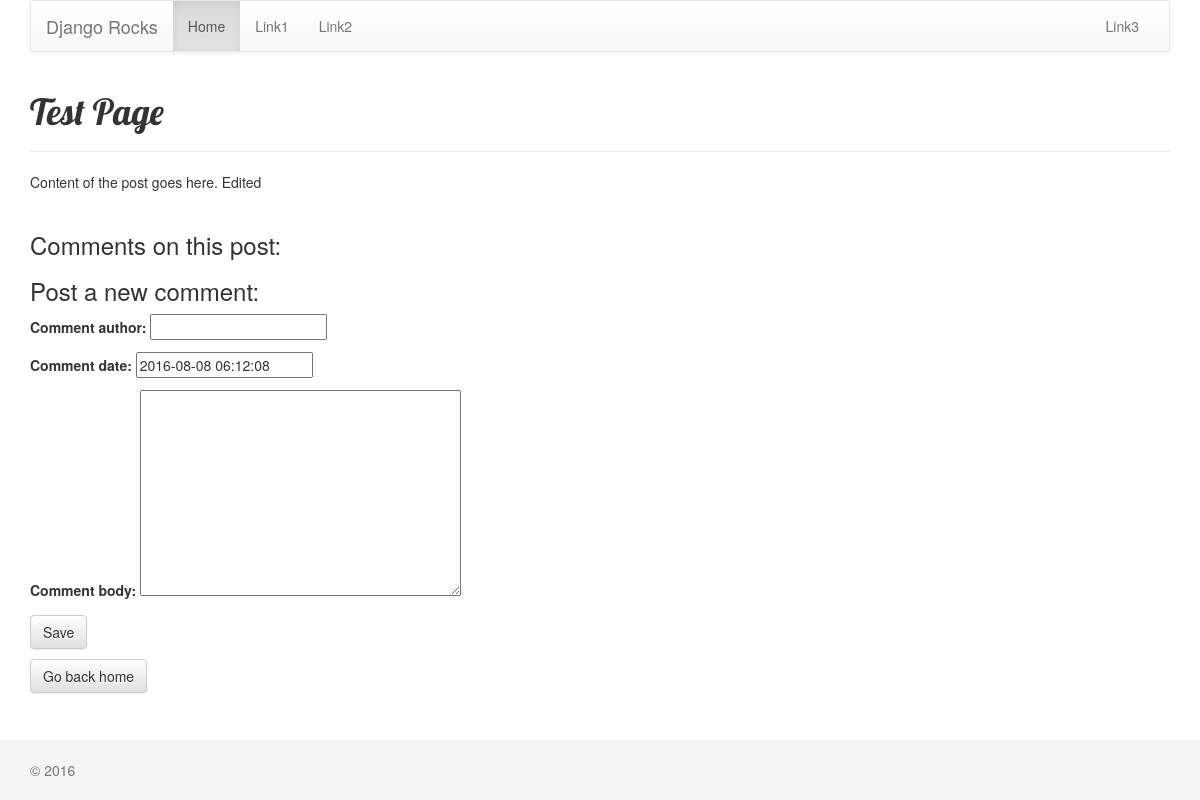
Before: /post/1/ with the older database file.
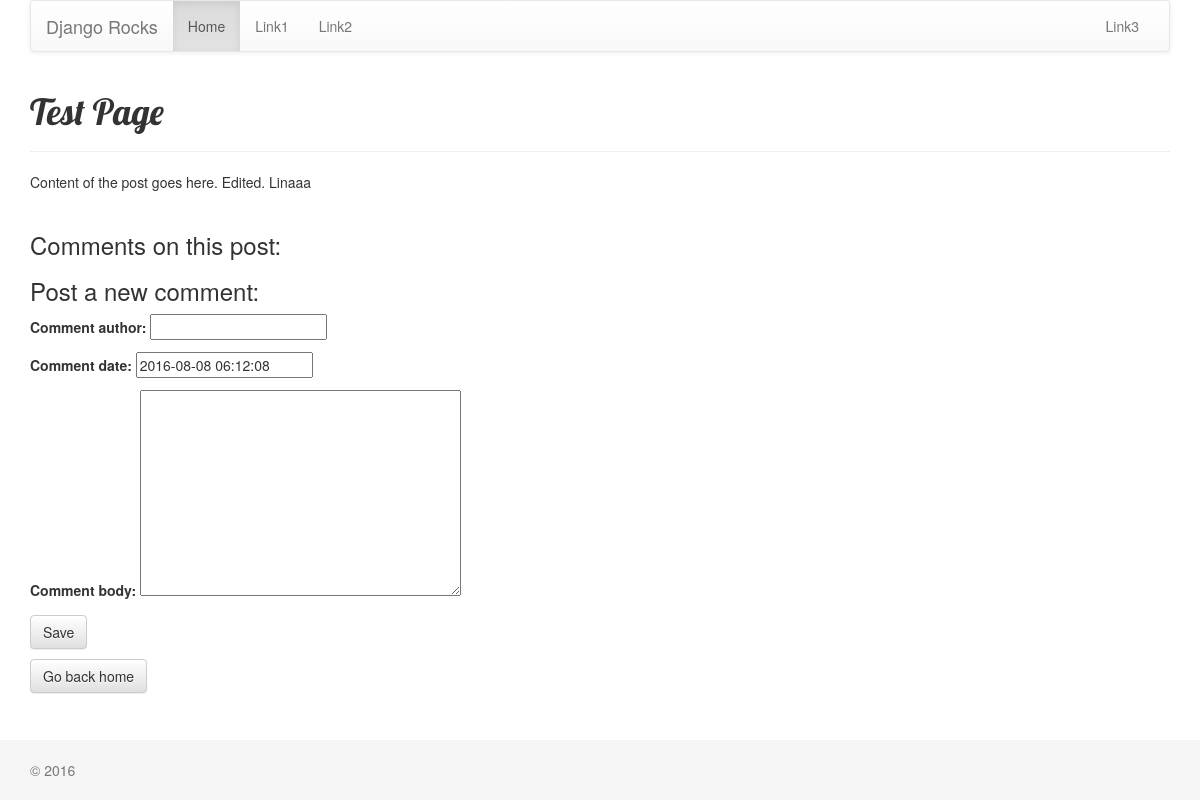
After: the same page with the newer database file.
### blog/models.py (models this page shows, shortened)
class Page(models.Model):
    title = models.CharField(max_length=255, null=False, blank=True, unique=True)
    summary = models.TextField(null=True, blank=True)
    content = models.TextField(null=True, blank=True)
    date_added = models.DateField(auto_created=True)
    last_updated = models.DateTimeField(auto_now=True)
    author = models.CharField(max_length=255, null=False, blank=False)

### blog/views.py (the view, shortened to what this page needs)
# urls.py: url(r'^post/(?P<page_id>[0-9]+)/$', page, name="page_detail"),
def page(request, page_id):
    page_obj = Page.objects.get(pk=page_id)
    form_obj = CommentForm()
    comments = Comments.objects.filter(page=page_obj)
    return render_to_response(
        "page.html",
        context={'page': page_obj, 'this_year': datetime.date.today().year, 'comment_form': form_obj, 'comments': comments,},
        context_instance=RequestContext(request)
    )

### blog/forms.py
class CommentForm(ModelForm):
    class Meta:
        model = Comments
        exclude=['page',]

### blog/templates/page.html (shortened to what this page needs)
{% extends "base.html" %}
    {% block page_heading %}
    {{ page.title }}
    {% endblock %}
    {% block content %}
    {{ page.content }}
    <br/>
    <br/>
        <h3>Comments on this post:</h3>
        <h3>Post a new comment:</h3>
    <form action="" method="POST"> {% csrf_token %}
            {{ comment_form.as_p }}
            <p>
                <input type="submit" value="Save" class="btn btn-default">
            </p>
    </form>
    <p><a class="btn btn-default" align="right" href=" {% url "home" %}">Go back home</a></p>
    {% endblock %}

Changed rows visible on the page:
changed Page "Test Page": content "Content of the post goes here. Edited" → "Content of the post goes here. Edited. Linaaa"
